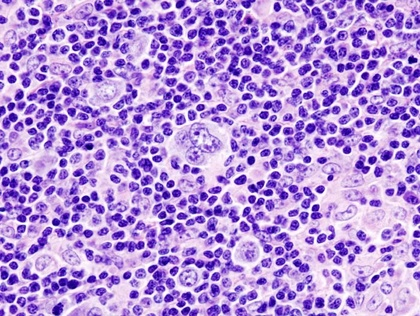
%> input picture H-E/Hodgkin_lymphoma_(3)_mixed_cellularity_type.jpg, 420 x 316 px, shrunk from 700 x 527 before the run
$ octave Watershed.m   (GNU Octave 9; MATLAB toolbox functions it lacks are replaced by stand-ins)
%> lines starting %> are read from the running program, lines starting %| are printed output that depends on the picture; in (x1, y1, x2, y2) boxes, pixels count from 0 and x2, y2 are one past the last pixel; in counts of white or black regions, pixels touching at a corner belong together; the program's own positions count from 1
### localMaximum.m
% function varargout = localMaximum(x,minDist, exculdeEqualPoints)
 function out = localMaximum(x,minDist, exculdeEqualPoints,threshold)
% This function returns the indexes\subscripts of local maximum in the data x.
% x can be a vector or a matrix of any dimension
% minDist is the minimum distance between two peaks (local maxima)
% minDist should be a vector in which each argument corresponds to it's
% relevant dimension OR a number which is the minimum distance for all
% dimensions
%
% exculdeEqualPoints - is a boolean definning either to recognize points with the same value as peaks or not
% x = [1     2     3     4     4     4     4     4     4     3     3     3     2     1];
%  will the program return all the '4' as peaks or not -  defined by the 'exculdeEqualPoints'
% localMaximum(x,3)
% ans =
%      4     5     6     7     8     9    11    12
%
%  localMaximum(x,3,true)
% ans =
%      4     7    12
% Example:
% a = randn(100,30,10);
% minDist = [10 3 5];
% peaks = localMaximum(a,minDist);
%
% To recieve the subscript instead of the index use:
% [xIn yIn zIn] = localMaximum(a,minDist);
%
% To find local minimum call the function with minus the variable:
% valleys = localMaximum(-a,minDist);

% ---------------- Copyright (c)  Yonathan Nativ Apr 2007 ----------------%

    if nargin < 3
        exculdeEqualPoints = false;
        if nargin < 2
            minDist = size(x)/10;
        end
    end

    if isempty(minDist)
        minDist = size(x)/10;
    end

    dimX = length ( size(x) );
    if length(minDist) ~= dimX
        % In case minimum distance isn't defined for all of x dimensions
        % I use the first value as the default for all of the dimensions
        minDist = minDist( ones(dimX,1) );
    end

    % validity checks
    minDist = ceil(minDist);
    minDist = max( [minDist(:)' ; ones(1,length(minDist))] );
    minDist = min( [minDist ; size(x)] );

    % ---------------------------------------------------------------------
    if exculdeEqualPoints
        % this section comes to solve the problem of a plato
        % without this code, points with the same hight will be recognized as peaks
        y = sort(x(:));
        dY = diff(y);
        % finding the minimum step in the data
        minimumDiff = min( dY(dY ~= 0) );
        %adding noise which won't affect the peaks
        x = x + rand(size(x))*minimumDiff;
    end
    % ---------------------------------------------------------------------


%   se = ones(minDist);
    se = strel('disk',max(minDist));
    X = imdilate(x,se);


      out = (x==X).*(x>threshold).*x;
% [9 lines of commented-out code are left out]

### ellipse.m
function h=ellipse(ra,rb,ang,x0,y0,C,Nb)
% Ellipse adds ellipses to the current plot
%
% ELLIPSE(ra,rb,ang,x0,y0) adds an ellipse with semimajor axis of ra,
% a semimajor axis of radius rb, a semimajor axis of ang, centered at
% the point x0,y0.
%
% The length of ra, rb, and ang should be the same.
% If ra is a vector of length L and x0,y0 scalars, L ellipses
% are added at point x0,y0.
% If ra is a scalar and x0,y0 vectors of length M, M ellipse are with the same
% radii are added at the points x0,y0.
% If ra, x0, y0 are vectors of the same length L=M, M ellipses are added.
% If ra is a vector of length L and x0, y0 are  vectors of length
% M~=L, L*M ellipses are added, at each point x0,y0, L ellipses of radius ra.
%
% ELLIPSE(ra,rb,ang,x0,y0,C)
% adds ellipses of color C. C may be a string ('r','b',...) or the RGB value.
% If no color is specified, it makes automatic use of the colors specified by
% the axes ColorOrder property. For several circles C may be a vector.
%
% ELLIPSE(ra,rb,ang,x0,y0,C,Nb), Nb specifies the number of points
% used to draw the ellipse. The default value is 300. Nb may be used
% for each ellipse individually.
%
% h=ELLIPSE(...) returns the handles to the ellipses.
%
% as a sample of how ellipse works, the following produces a red ellipse
% tipped up at a 45 deg axis from the x axis
% ellipse(1,2,pi/8,1,1,'r')
%
% note that if ra=rb, ELLIPSE plots a circle
%

% written by D.G. Long, Brigham Young University, based on the
% CIRCLES.m original
% written by Peter Blattner, Institute of Microtechnology, University of
% Neuchatel, Switzerland, blattner@imt.unine.ch


% Check the number of input arguments

if nargin<1,
  ra=[];
end;
if nargin<2,
  rb=[];
end;
if nargin<3,
  ang=[];
end;

%if nargin==1,
%  error('Not enough arguments');
%end;

if nargin<5,
  x0=[];
  y0=[];
end;

if nargin<6,
  C=[];
end

if nargin<7,
  Nb=[];
end

% set up the default values

if isempty(ra),ra=1;end;
if isempty(rb),rb=1;end;
if isempty(ang),ang=0;end;
if isempty(x0),x0=0;end;
if isempty(y0),y0=0;end;
if isempty(Nb),Nb=300;end;
if isempty(C),C=get(gca,'colororder');end;

% work on the variable sizes

x0=x0(:);
y0=y0(:);
ra=ra(:);
rb=rb(:);
ang=ang(:);
Nb=Nb(:);

if isstr(C),C=C(:);end;

if length(ra)~=length(rb),
  error('length(ra)~=length(rb)');
end;
if length(x0)~=length(y0),
  error('length(x0)~=length(y0)');
end;

% how many inscribed elllipses are plotted

if length(ra)~=length(x0)
  maxk=length(ra)*length(x0);
else
  maxk=length(ra);
end;

% drawing loop

for k=1:maxk

  if length(x0)==1
    xpos=x0;
    ypos=y0;
    radm=ra(k);
    radn=rb(k);
    if length(ang)==1
      an=ang;
    else
      an=ang(k);
    end;
  elseif length(ra)==1
    xpos=x0(k);
    ypos=y0(k);
    radm=ra;
    radn=rb;
    an=ang;
  elseif length(x0)==length(ra)
    xpos=x0(k);
    ypos=y0(k);
    radm=ra(k);
    radn=rb(k);
    an=ang(k);
  else
    rada=ra(fix((k-1)/size(x0,1))+1);
    radb=rb(fix((k-1)/size(x0,1))+1);
    an=ang(fix((k-1)/size(x0,1))+1);
    xpos=x0(rem(k-1,size(x0,1))+1);
    ypos=y0(rem(k-1,size(y0,1))+1);
  end;

  co=cos(an);
  si=sin(an);
  the=linspace(0,2*pi,Nb(rem(k-1,size(Nb,1))+1,:)+1);
%  x=radm*cos(the)*co-si*radn*sin(the)+xpos;
%  y=radm*cos(the)*si+co*radn*sin(the)+ypos;
  h(k)=line(radm*cos(the)*co-si*radn*sin(the)+xpos,radm*cos(the)*si+co*radn*sin(the)+ypos);
  set(h(k),'color',C(rem(k-1,size(C,1))+1,:),'LineWidth',2);

end;

### InitialLevelSetEllipse.m
%%%%%%%%%%%%%%%%%%%%%%%%%%%%%%%%%%%%%%%%%%%%%%%%%%%%%%%%%%%%%%%%%%%%%%%%%%%
%--------- Initializing Level Set Based on Initial Input Ellipses --------%
%----------- Copyright (c) 2016, Shaghayegh Taheri Hosseinabadi. ---------%
%------------------------- Concordia University --------------------------%
%%%%%%%%%%%%%%%%%%%%%%%%%%%%%%%%%%%%%%%%%%%%%%%%%%%%%%%%%%%%%%%%%%%%%%%%%%%

function [mask,varargout] = InitialLevelSetEllipse(px,py,a,b,teta,image,mode)

T = mean(mean(image));
% T is a threshold for removing ellipses which mostly contain background
% pixels
height = size(image,1);
width = size(image,2);
 mask = false(height,width);
% [13 lines of commented-out code are left out]

indexout = zeros(size(px));
[x,y] = meshgrid(1:height,1:width);
if (strcmp(mode, 'bright'))
 for i = 1:length(px)
 term1 = (x-px(i))*cos(teta(i)) + (y-py(i))*sin(teta(i));
 term2 = (x-px(i))*sin(teta(i)) - (y-py(i))*cos(teta(i));
 d = term1.^2/a(i)^2 + term2.^2/b(i)^2;
 index = find(d<=1);
 index2 = sub2ind(size(mask),x(index),y(index));
 pixels = image(index2);
 if (median(pixels(:))>T)
 mask(index2)= true;
 indexout(i) = 1;
 end
 end
else
  for i = 1:length(px)
 term1 = (x-px(i))*cos(teta(i)) + (y-py(i))*sin(teta(i));
 term2 = (x-px(i))*sin(teta(i)) - (y-py(i))*cos(teta(i));
 d = term1.^2/a(i)^2 + term2.^2/b(i)^2;
 index = find(d<=1);
 index2 = sub2ind(size(mask),x(index),y(index));
 pixels = image(index2);
 if (median(pixels(:))<T)
 mask(index2)= true;
 indexout(i) = 1;
 end
  end

end

 mask = double(mask)*2 -1;
 accpt_index = find(indexout==1);
 varargout{1} = accpt_index;


### Watershed.m
%%%%%%%%%%%%%%%%%%%%%%%%%%%%%%%%%%%%%%%%%%%%%%%%%%%%%%%%%%%%%%%%%%%%%%%%%%%
%------ Sample Code For Applying Marker Controlled watershed MATLAB ------%
%----------- Copyright (c) 2016, Shaghayegh Taheri Hosseinabadi ----------%
%%%%%%%%%%%%%%%%%%%%%%%%%%%%%%%%%%%%%%%%%%%%%%%%%%%%%%%%%%%%%%%%%%%%%%%%%%%

close all;
clear all;
clc;

RGB = imread('Hodgkin_lymphoma_(3)_mixed_cellularity_type.jpg');
%> RGB is the input picture: size 316x420x3 uint8; mean R, G, B 178.9, 143.9, 217.8
image = RGB(:,:,3);
image = double(imadjust(image)); %adjusting the contrast.
%> image: size 316x420 double
figure(); imshow(image,[]);
title('Original image after color deconvolution');


nrows = size(image,1);
%> nrows = 316
ncols = size(image,2);
%> ncols = 420
fmax = zeros(size(image));
as = zeros(size(image));
bs = zeros(size(image));
thetas = zeros(size(image));
range = [8 12];
% range = 20;
%  range = [25 30];


for a = range
for b= [0.8 0.6]*a
for theta = 0:pi/8:pi
  f = frst2dEllipse(image,a,b,theta, 0.8,0.5,'dark');
   fmax0 = localMaximum(f,[min(range) min(range)],true,0.001);
%   fmax0 = localMaximum(f,[16 16],true,0.001);
  Index =find(fmax0>fmax);
  as(Index) = a;
  bs(Index)=b;
  thetas(Index)=theta;
  fmax(Index) = fmax0(Index);
end
end
end
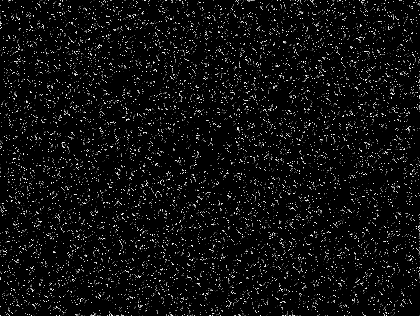
%> thetas: size 316x420 double; min 0, max 3.14, mean 0.173; drawn with min black and max white


figure(); imshow(fmax,[]);
fmax2 = localMaximum(fmax,[min(range) min(range)],true,0.001);
%> in localMaximum, `minimumDiff = min( dY(dY ~= 0) );`: minimumDiff = 8.85e-11
Indexc=find(fmax2~=0);
%> Indexc = 578 values from 16 to 132720
ac = as(Indexc);
%> ac = 578 values, max 12 at index 42, min 8 at index 1, mean 8.06
bc = bs(Indexc);
%> bc = 578 values, max 9.6 at index 42, min 4.8 at index 1, mean 5.55
thetac= thetas(Indexc);
%> thetac = 578 values, max 3.14 at index 7, min 0 at index 18, mean 1.36
[xc,yc] = ind2sub(size(f),Indexc);
%> xc = 578 values, max 316 at index 108, min 1 at index 242, mean 156.8; yc = 578 values from 1 to 420


figure(); imshow(RGB); hold on;
plot(yc,xc,'g.');
if (~isempty(xc))
h=ellipse(ac,bc, pi/2 - thetac,yc,xc,'y');
%> in ellipse, `y0=y0(:);`: y0 has the same summary as xc outside ellipse
%> in ellipse, `ra=ra(:);`: ra has the same summary as ac outside ellipse
%> in ellipse, `rb=rb(:);`: rb has the same summary as bc outside ellipse
%> in ellipse, `ang=ang(:);`: ang = 578 values, max 1.57 at index 18, min -1.57 at index 7, mean 0.213
%> in ellipse, `maxk=length(ra);`: maxk = 578
%> the loop in ellipse, `for k=1:maxk` made 578 passes
%> (xpos, ypos, radm, radn, an, co, si) on passes 1 to 12: (1, 16, 8, 4.8, 1.18, 0.383, 0.924), (1, 114, 8, 4.8, -1.18, 0.383, -0.924), (1, 144, 8, 4.8, 0.393, 0.924, 0.383), (1, 173, 8, 4.8, -0.393, 0.924, -0.383), (1, 272, 8, 6.4, 0.785, 0.707, 0.707), (3, 54, 8, 6.4, 0.785, 0.707, 0.707), (3, 204, 8, 6.4, -1.57, 6.12e-17, -1), (4, 255, 8, 6.4, -0.393, 0.924, -0.383), (7, 242, 8, 4.8, 1.18, 0.383, 0.924), (8, 103, 8, 6.4, 0.785, 0.707, 0.707), (8, 277, 8, 4.8, 0.393, 0.924, 0.383), (9, 2, 8, 4.8, 0.393, 0.924, 0.383)
%> after the loop in ellipse, `for k=1:maxk`: an = 0.785; h = 578 values, max -118.2 at index 1, min -695.1 at index 578, mean -407; radn = 4.8; xpos = 420; ypos = 316
end


phi = InitialLevelSetEllipse(xc,yc,ac*0.7,bc*0.7,thetac,image,'dark'); % last parameter depends on total image intensity.
%> in InitialLevelSetEllipse, `T = mean(mean(image));`: T = 176.8
%> after the loop in InitialLevelSetEllipse, `for i = 1:length(px)`:
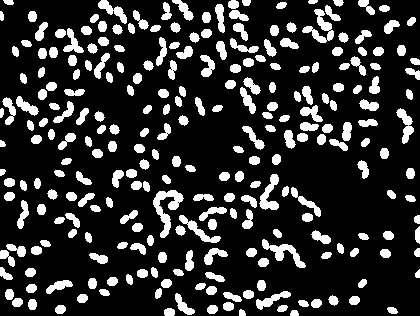
%> mask: size 316x420 logical; 19% white; 260 white regions, largest, box (x1, y1, x2, y2) and area: (153, 190, 184, 238) 575, (302, 9, 334, 43) 418, (262, 239, 306, 268) 410
%> after the loop in InitialLevelSetEllipse, `for i = 1:length(px)`: indexout = 578 values, max 1 at index 1, min 0 at index 6, mean 0.668
%> in InitialLevelSetEllipse, `accpt_index = find(indexout==1);`: accpt_index = 386 values from 1 to 577
phi1 = InitialLevelSetEllipse(xc,yc,ac*0.3,bc*0.3,thetac,image,'dark'); % last parameter depends on total image intensity.
%> call 2 of InitialLevelSetEllipse, with mode = 'dark'
%> the loop in InitialLevelSetEllipse (call 2), `for i = 1:length(px)` made 578 passes
%> pixels on passes 8, 11, 17: [116; 84; 99; 225; 32; 116; 120; 120; 232; 55; 86; 105; 105], [70; 53; 36; 162; 93; 13; 27; 249; 240; 0; 156; 255; 129], [202; 55; 11; 4; 112; 131; 107; 139; 118; 89; 150; 209; 255]
%> after the loop in InitialLevelSetEllipse (call 2), `for i = 1:length(px)`:
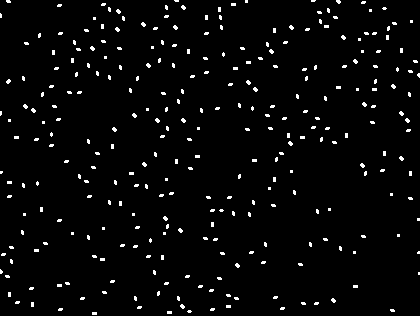
%> mask: size 316x420 logical; 2.9% white in thin lines or dots
%> after the loop in InitialLevelSetEllipse (call 2), `for i = 1:length(px)`: indexout = 578 values, max 1 at index 1, min 0 at index 3, mean 0.512
%> in InitialLevelSetEllipse (call 2), `mask = double(mask)*2 -1;`: mask: size 316x420 double; values -1 (black) and 1 (white), 2.9% white in thin lines or dots
%> in InitialLevelSetEllipse (call 2), `accpt_index = find(indexout==1);`: accpt_index = 296 values from 1 to 577
bw = zeros(size(phi));
bw(find(phi==-1)) = 0;
%> bw: size 316x420 double; every value is 0
bw(find(phi==1)) = 1;

bw1 = zeros(size(phi1));
bw1(find(phi1==-1)) = 0;
bw1(find(phi1==1)) = 1;
%> bw1: size 316x420 double; values 0 (black) and 1 (white), 2.9% white in thin lines or dots


imgDist=imimposemin(image,bw);
DL = watershed(imgDist);
%> DL: size 316x420 uint16; 261 distinct labels, from 0 to 260
bgm = DL == 0;
%> bgm: size 316x420 logical; 11.6% white in thin lines or dots
se = strel('disk',1);
bgm = imdilate(bgm,se);
%> bgm: size 316x420 logical; 28.3% white; 3 white regions, box (x1, y1, x2, y2) and area: (0, 0, 420, 316) 37291, (0, 0, 23, 27) 179, (0, 104, 9, 120) 68
watershed_markers = bgm | (phi1>0) ;
%> watershed_markers: size 316x420 logical; 31.2% white; 261 white regions (258 under 20 px), largest, box (x1, y1, x2, y2) and area: (0, 0, 420, 316) 37721, (0, 0, 23, 27) 179, (0, 104, 9, 120) 68
out_red   = RGB(:,:,1);
out_green = RGB(:,:,2);
out_blue  = RGB(:,:,3);
out_red(watershed_markers)   = 0;   % Class of out_red is uint8, so use 255 instead of 1.
out_green(watershed_markers) = 255;
out_blue(watershed_markers)  = 0;
Markers = cat(3, out_red, out_green, out_blue);
figure();imshow(Markers);
imwrite(Markers,'markers.png');
title('Inner and Outer markers');


hy = fspecial('sobel');
hx = hy';
Iy = imfilter(double(image), hy, 'replicate');
Ix = imfilter(double(image), hx, 'replicate');
gradmag = sqrt(Ix.^2 + Iy.^2);
imgDist2 = imimposemin(gradmag, bgm | bw1);
L = watershed(imgDist2);
%> L: size 316x420 uint16; 262 distinct labels, from 0 to 261
bgm2 = L==0;
%> bgm2: size 316x420 logical; 7.6% white in thin lines or dots

%  se = strel('disk',1);
% bgm2 = imdilate(bgm2,se);
bww = bwdist(bgm2);
figure(); imshow(bww,[])
bgm2(find(bww<=0.5))=1;
Lrgb = label2rgb(L, 'jet', 'w', 'shuffle');
figure ;imshow(Lrgb);
imwrite(Lrgb,'watershed_color.png');
out_red   = RGB(:,:,1);
out_green = RGB(:,:,2);
out_blue  = RGB(:,:,3);
out_red(bgm2)   = 0;   % Class of out_red is uint8, so use 255 instead of 1.
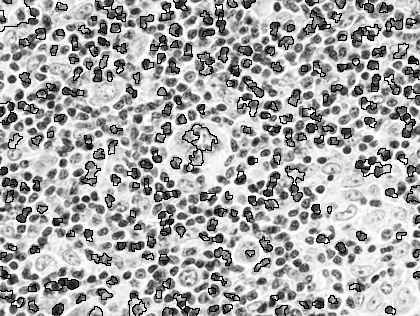
%> out_red: size 316x420 uint8; min 0, max 255, mean 168.1
out_green(bgm2) = 255;
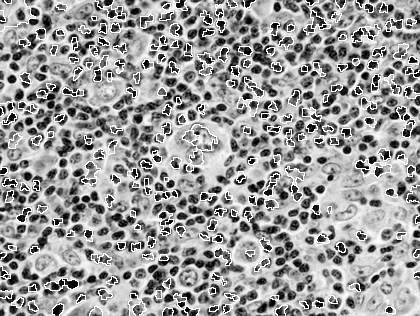
%> out_green: size 316x420 uint8; min 0, max 255, mean 155.4
out_blue(bgm2)  = 0;
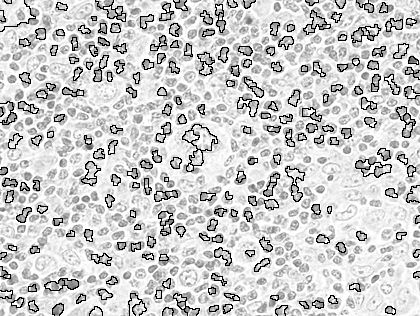
%> out_blue: size 316x420 uint8; min 0, max 255, mean 202.5
out = cat(3, out_red, out_green, out_blue);
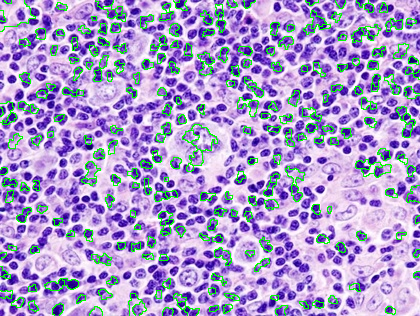
%> out: size 316x420x3 uint8; mean R, G, B 168.1, 155.4, 202.5
figure();imshow(out);
imwrite(uint8(out),'watershed_outlined.png');


[phi,accpt_index] = InitialLevelSetEllipse(xc,yc,ac,bc,thetac,image,'dark');
%> accpt_index = 395 values from 1 to 577
figure(); imshow(RGB); hold on;
plot(yc(accpt_index),xc(accpt_index),'g.');
h=ellipse(ac(accpt_index),bc(accpt_index), pi/2 - thetac(accpt_index),yc(accpt_index),xc(accpt_index),'y');
%> the loop in ellipse (call 2), `for k=1:maxk` made 395 passes
%> (xpos, ypos, radn, an, co, si) on passes 1 to 12: (1, 16, 4.8, 1.18, 0.383, 0.924), (1, 114, 4.8, -1.18, 0.383, -0.924), (1, 144, 4.8, 0.393, 0.924, 0.383), (1, 173, 4.8, -0.393, 0.924, -0.383), (1, 272, 6.4, 0.785, 0.707, 0.707), (3, 204, 6.4, -1.57, 6.12e-17, -1), (4, 255, 6.4, -0.393, 0.924, -0.383), (7, 242, 4.8, 1.18, 0.383, 0.924), (8, 103, 6.4, 0.785, 0.707, 0.707), (8, 277, 4.8, 0.393, 0.924, 0.383), (9, 311, 4.8, -0.393, 0.924, -0.383), (10, 121, 4.8, -0.785, 0.707, -0.707)
%> (xpos, ypos, radn) on pass 13: (10, 183, 6.4)
